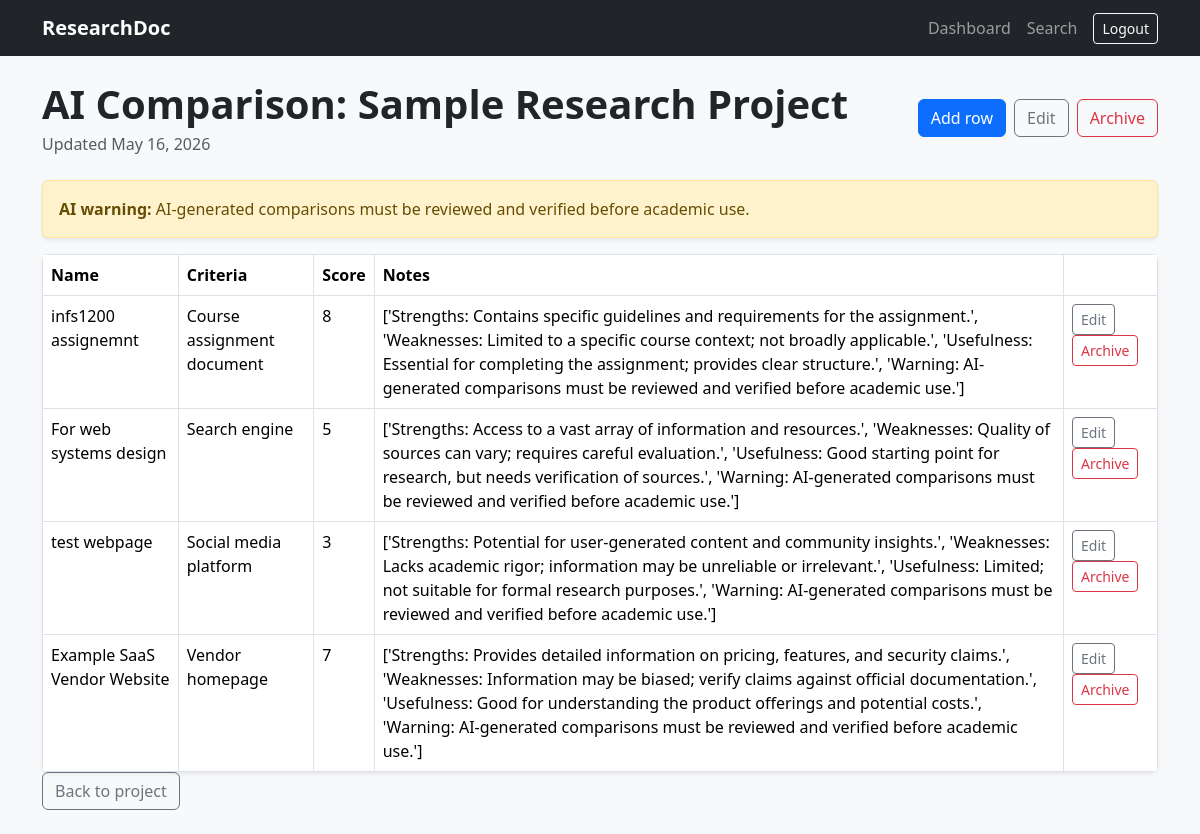
Screenshot of /comparison/7/ (signed in) with the database file from the repository.
### research/models.py (models this page shows, shortened)
class ComparisonTable(models.Model):
    project = models.ForeignKey(ResearchProject, on_delete=models.CASCADE)
    title = models.CharField(max_length=200)
    is_archived = models.BooleanField(default=False)
    created_at = models.DateTimeField(auto_now_add=True)
    updated_at = models.DateTimeField(auto_now=True)

class ComparisonRow(models.Model):
    table = models.ForeignKey(ComparisonTable, on_delete=models.CASCADE)
    name = models.CharField(max_length=200)
    criteria = models.CharField(max_length=200)
    score = models.IntegerField(default=0)
    notes = models.TextField(blank=True)
    is_archived = models.BooleanField(default=False)
    created_at = models.DateTimeField(auto_now_add=True)
    updated_at = models.DateTimeField(auto_now=True)

### research/views.py (the view)
# urls.py: path("comparison/<int:pk>/", views.comparison_table_detail, name="comparison_table_detail"),
@login_required
def comparison_table_detail(request, pk):
    table = get_object_or_404(ComparisonTable, pk=pk, project__owner=request.user, is_archived=False, project__is_archived=False)
    rows = ComparisonRow.objects.filter(table=table, is_archived=False).order_by("-updated_at")
    return render(request, "research/comparison_detail.html", {"table": table, "rows": rows})

### research/templates/research/comparison_detail.html
{% extends "research/base.html" %}
{% block content %}
<div class="d-flex justify-content-between align-items-center mb-4">
  <div>
    <h1 class="fw-bold mb-1">{{ table.title }}</h1>
    <div class="text-muted">Updated {{ table.updated_at|date:"M j, Y" }}</div>
  </div>
  <div class="d-flex gap-2 flex-wrap">
    <a href="{% url 'comparison_row_create' table.pk %}" class="btn btn-primary">Add row</a>
    <a href="{% url 'comparison_table_edit' table.pk %}" class="btn btn-outline-secondary">Edit</a>
    <a href="{% url 'comparison_table_archive' table.pk %}" class="btn btn-outline-danger">Archive</a>
  </div>
</div>
{% if table.title|slice:":14" == "AI Comparison:" %}
  <div class="alert alert-warning shadow-sm">
    <strong>AI warning:</strong> AI-generated comparisons must be reviewed and verified before academic use.
  </div>
{% endif %}
<div class="table-responsive bg-white shadow-sm rounded">
<table class="table table-bordered mb-0">
  <thead>
    <tr>
      <th>Name</th>
      <th>Criteria</th>
      <th>Score</th>
      <th>Notes</th>
      <th></th>
    </tr>
  </thead>
  <tbody>
    {% for row in rows %}
      <tr>
        <td>{{ row.name }}</td>
        <td>{{ row.criteria }}</td>
        <td>{{ row.score }}</td>
        <td>{{ row.notes }}</td>
        <td>
          <a href="{% url 'comparison_row_edit' row.pk %}" class="btn btn-sm btn-outline-secondary">Edit</a>
          <a href="{% url 'comparison_row_archive' row.pk %}" class="btn btn-sm btn-outline-danger">Archive</a>
        </td>
      </tr>
    {% empty %}
      <tr>
        <td colspan="5">No rows yet.</td>
      </tr>
    {% endfor %}
  </tbody>
</table>
</div>
<a href="{% url 'project_detail' table.project.pk %}" class="btn btn-outline-secondary">Back to project</a>
{% endblock %}

### rows the page displays
ComparisonTable: title "AI Comparison: Sample Research Project", updated_at "May 16, 2026"
ComparisonRow: name "infs1200 assignemnt", criteria "Course assignment document", score "8", notes "['Strengths: Contains specific guidelines and requirements for the assignment.', 'Weaknesses: Limited to a specific course context; not broadly applicable.', 'Usefulness: Essential for completing the assignment; provides clear structure.', 'Warning: AI-generated comparisons must be reviewed and verified before academic use.']"
ComparisonRow: name "For web systems design", criteria "Search engine", score "5", notes "['Strengths: Access to a vast array of information and resources.', 'Weaknesses: Quality of sources can vary; requires careful evaluation.', 'Usefulness: Good starting point for research, but needs verification of sources.', 'Warning: AI-generated comparisons must be reviewed and verified before academic use.']"
ComparisonRow: name "test webpage", criteria "Social media platform", score "3", notes "['Strengths: Potential for user-generated content and community insights.', 'Weaknesses: Lacks academic rigor; information may be unreliable or irrelevant.', 'Usefulness: Limited; not suitable for formal research purposes.', 'Warning: AI-generated comparisons must be reviewed and verified before academic use.']"
ComparisonRow: name "Example SaaS Vendor Website", criteria "Vendor homepage", score "7", notes "['Strengths: Provides detailed information on pricing, features, and security claims.', 'Weaknesses: Information may be biased; verify claims against official documentation.', 'Usefulness: Good for understanding the product offerings and potential costs.', 'Warning: AI-generated comparisons must be reviewed and verified before academic use.']"
